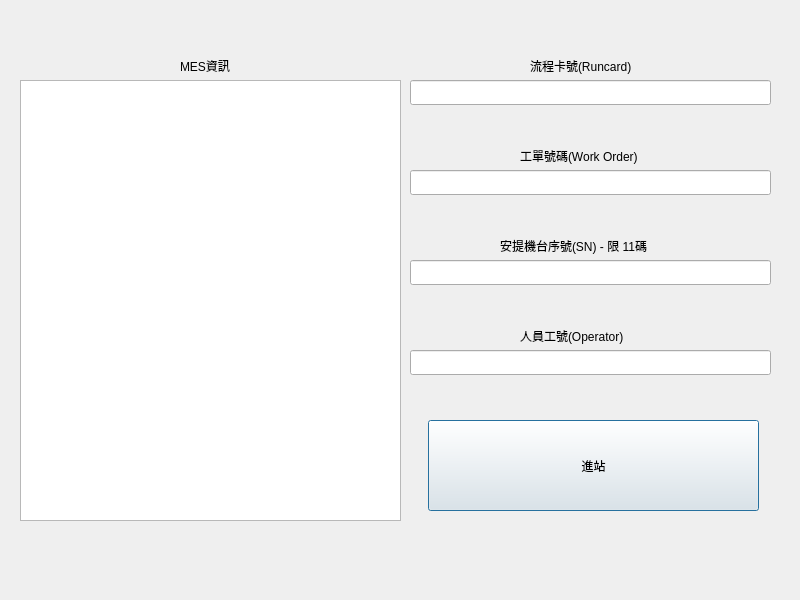
<?xml version="1.0" encoding="UTF-8"?>
<ui version="4.0">
 <class>meslogin_Dialog</class>
 <widget class="QDialog" name="meslogin_Dialog">
  <property name="geometry">
   <rect>
    <x>0</x>
    <y>0</y>
    <width>800</width>
    <height>600</height>
   </rect>
  </property>
  <property name="windowTitle">
   <string>Mother Board Test</string>
  </property>
  <widget class="QLabel" name="SN_label">
   <property name="geometry">
    <rect>
     <x>500</x>
     <y>230</y>
     <width>191</width>
     <height>31</height>
    </rect>
   </property>
   <property name="text">
    <string>安提機台序號(SN) - 限 11碼</string>
   </property>
  </widget>
  <widget class="QPushButton" name="mes_ent_btn">
   <property name="geometry">
    <rect>
     <x>428</x>
     <y>420</y>
     <width>331</width>
     <height>91</height>
    </rect>
   </property>
   <property name="text">
    <string>進站</string>
   </property>
  </widget>
  <widget class="QLabel" name="Runcard_label">
   <property name="geometry">
    <rect>
     <x>530</x>
     <y>50</y>
     <width>131</width>
     <height>31</height>
    </rect>
   </property>
   <property name="text">
    <string>流程卡號(Runcard)</string>
   </property>
  </widget>
  <widget class="QLabel" name="OP_label">
   <property name="geometry">
    <rect>
     <x>520</x>
     <y>320</y>
     <width>131</width>
     <height>31</height>
    </rect>
   </property>
   <property name="text">
    <string>人員工號(Operator)</string>
   </property>
  </widget>
  <widget class="QLabel" name="WO_label">
   <property name="geometry">
    <rect>
     <x>520</x>
     <y>140</y>
     <width>171</width>
     <height>31</height>
    </rect>
   </property>
   <property name="text">
    <string>工單號碼(Work Order)</string>
   </property>
  </widget>
  <widget class="QLineEdit" name="SN_lineEdit">
   <property name="geometry">
    <rect>
     <x>410</x>
     <y>260</y>
     <width>361</width>
     <height>25</height>
    </rect>
   </property>
  </widget>
  <widget class="QLineEdit" name="OP_lineEdit">
   <property name="geometry">
    <rect>
     <x>410</x>
     <y>350</y>
     <width>361</width>
     <height>25</height>
    </rect>
   </property>
  </widget>
  <widget class="QLineEdit" name="WO_lineEdit">
   <property name="geometry">
    <rect>
     <x>410</x>
     <y>170</y>
     <width>361</width>
     <height>25</height>
    </rect>
   </property>
  </widget>
  <widget class="QLineEdit" name="RunCard_lineEdit">
   <property name="geometry">
    <rect>
     <x>410</x>
     <y>80</y>
     <width>361</width>
     <height>25</height>
    </rect>
   </property>
  </widget>
  <widget class="QTextEdit" name="MES_textEdit">
   <property name="geometry">
    <rect>
     <x>20</x>
     <y>80</y>
     <width>381</width>
     <height>441</height>
    </rect>
   </property>
  </widget>
  <widget class="QLabel" name="MES_label">
   <property name="geometry">
    <rect>
     <x>180</x>
     <y>50</y>
     <width>71</width>
     <height>31</height>
    </rect>
   </property>
   <property name="text">
    <string>MES資訊</string>
   </property>
  </widget>
 </widget>
 <tabstops>
  <tabstop>RunCard_lineEdit</tabstop>
  <tabstop>WO_lineEdit</tabstop>
  <tabstop>SN_lineEdit</tabstop>
  <tabstop>OP_lineEdit</tabstop>
  <tabstop>mes_ent_btn</tabstop>
 </tabstops>
 <resources/>
 <connections/>
</ui>
